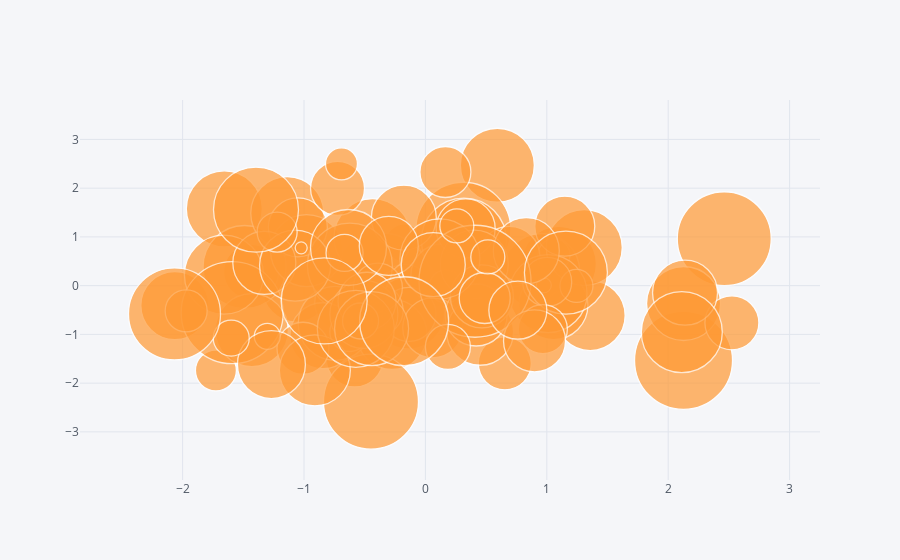

Here is the notebook cell this chart was saved with:
### Code cell
df.iplot(kind='bubble',x='A',y='C',size='B')
